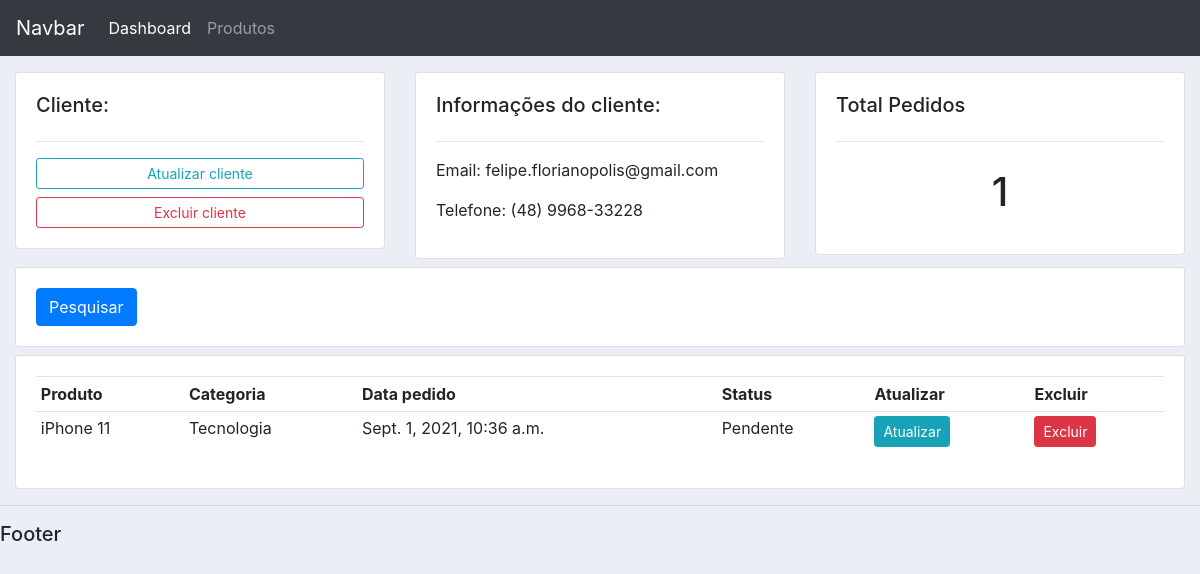
The app's page /customer/2, older data.
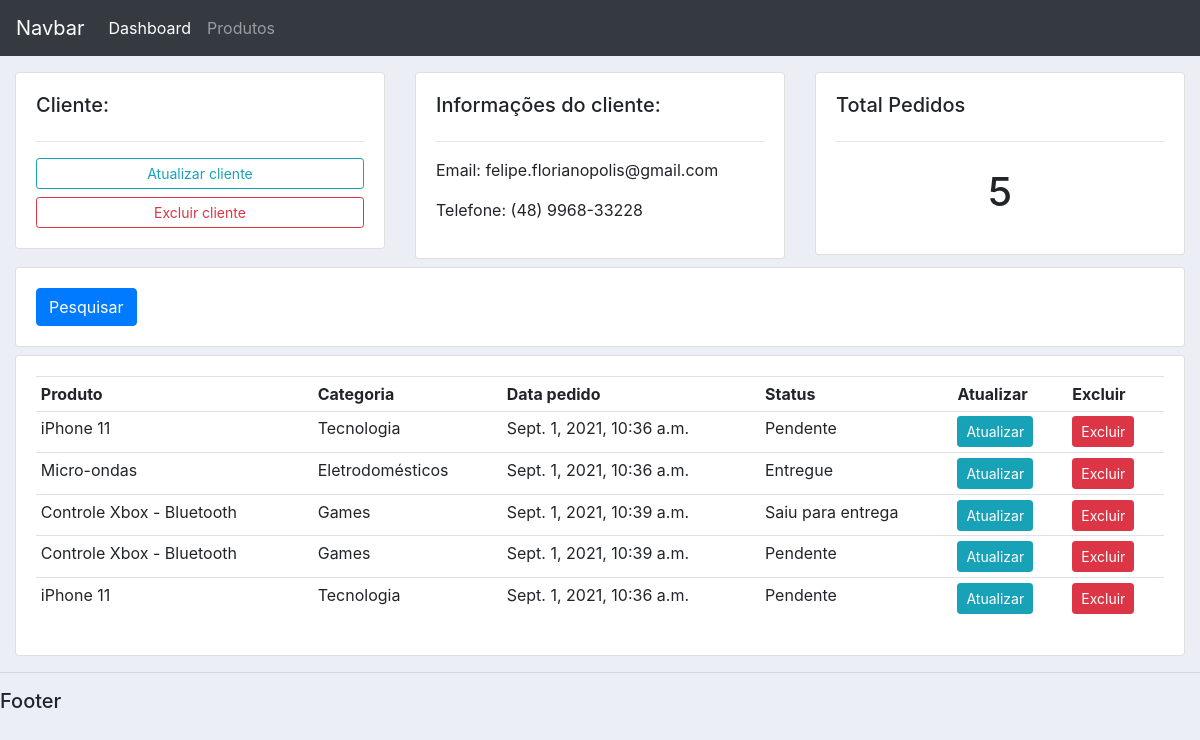
The same page, newer data.
### accounts/models.py (models this page shows)
class Order(models.Model):
    STATUS = (
        ('Pendente', 'Pendente'),
        ('Saiu para entrega', 'Saiu para entrega'),
        ('Entregue', 'Entregue'),
    )
    customer = models.ForeignKey(
        Customer, null=True, on_delete=models.SET_NULL)
    product = models.ForeignKey(Product, null=True, on_delete=models.SET_NULL)
    date_created = models.DateTimeField(auto_now_add=True, null=True)
    status = models.CharField(
        max_length=100, null=True, choices=STATUS)

class Product(models.Model):
    name = models.CharField(max_length=200, null=True)
    price = models.FloatField(null=True)
    category = models.ForeignKey(Category, on_delete=models.CASCADE)
    description = models.CharField(max_length=200, null=True, blank=True)
    date_created = models.DateTimeField(auto_now_add=True, null=True)
    tag = models.ManyToManyField(Tag)
    def __str__(self):
        return self.name

class Category(models.Model):
    name = models.CharField(max_length=100)
    def __str__(self):
        return self.name

### accounts/views.py (the view)
# urls.py: path('customer/<str:pk>', views.customer, name='customer'),
def customer(request, pk):
    customer = Customer.objects.get(id=pk)
    orders = customer.order_set.all()
    order_count = orders.count()
    context = {'customer': customer,
               'orders': orders, 'order_count': order_count}
    return render(request, 'accounts/customer.html', context)

### accounts/templates/accounts/customer.html
{% extends 'accounts/main.html' %} {% block content %}
<div class="row">
  <div class="col-md">
    <div class="card card-body">
      <h5>Cliente:</h5>
      <hr />
      <a href="" class="btn btn-outline-info btn-sm btn-block"
        >Atualizar cliente</a
      >
      <a href="" class="btn btn-outline-danger btn-sm btn-block"
        >Excluir cliente</a
      >
    </div>
  </div>
  <div class="col-md">
    <div class="card card-body">
      <h5>Informações do cliente:</h5>
      <hr />
      <p>Email: {{customer.email}}</p>
      <p>Telefone: {{customer.phone}}</p>
    </div>
  </div>
  <div class="col-md">
    <div class="card card-body">
      <h5>Total Pedidos</h5>
      <hr />
      <h1 style="text-align: center; padding: 10px">{{order_count}}</h1>
    </div>
  </div>
</div>
<div class="row mt-2">
  <div class="col">
    <div class="card card-body">
      <form method="GET">
        <button class="btn btn-primary" type="submit">Pesquisar</button>
      </form>
    </div>
  </div>
</div>
<div class="row mt-2">
  <div class="col-md">
    <div class="card card-body">
      <table class="table table-sm">
        <tr>
          <th>Produto</th>
          <th>Categoria</th>
          <th>Data pedido</th>
          <th>Status</th>
          <th>Atualizar</th>
          <th>Excluir</th>
        </tr>
        {% for order in orders %}
        <tr>
          <td>{{order.product}}</td>
          <td>{{order.product.category}}</td>
          <td>{{order.product.date_created}}</td>
          <td>{{order.status}}</td>
          <td><a class="btn btn-sm btn-info" href="">Atualizar</a></td>
          <td><a class="btn btn-sm btn-danger" href="">Excluir</a></td>
        </tr>
        {% endfor %}
      </table>
    </div>
  </div>
</div>
{%endblock %}

Row changes from the older to the newer data that the page shows:
added Order: product "Micro-ondas", product.category "Eletrodomésticos", product.date_created "Sept. 1, 2021, 10:36 a.m.", status "Entregue"
added Order: product "Controle Xbox - Bluetooth", product.category "Games", product.date_created "Sept. 1, 2021, 10:39 a.m.", status "Saiu para entrega"
added Order: product "Controle Xbox - Bluetooth", product.category "Games", product.date_created "Sept. 1, 2021, 10:39 a.m.", status "Pendente"
added Order: product "iPhone 11", product.category "Tecnologia", product.date_created "Sept. 1, 2021, 10:36 a.m.", status "Pendente"
Text that changed along with them:
{{ order_count }}: "1" → "5"
